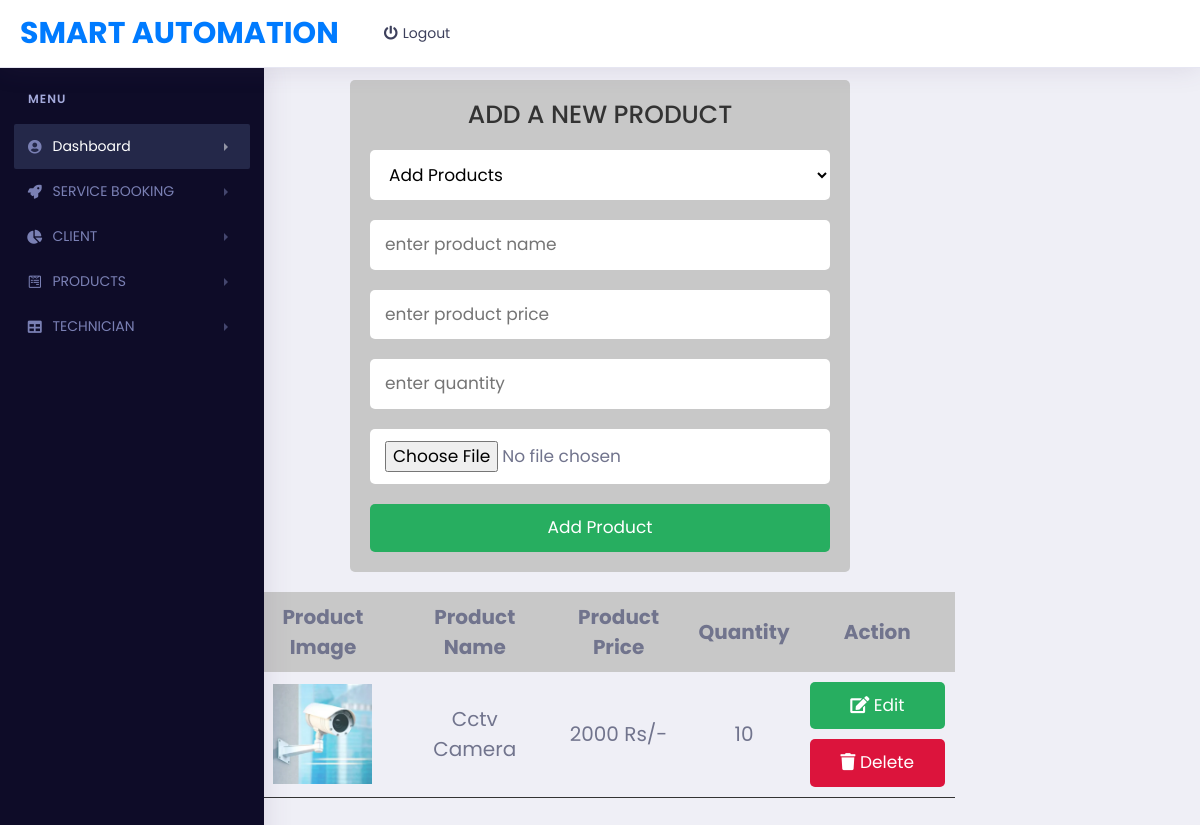
Page /auto_page.php on the committed database.
### tables this page shows
CREATE TABLE IF NOT EXISTS `auto` (
  `id` int NOT NULL AUTO_INCREMENT,
  `name` varchar(255) NOT NULL,
  `price` int NOT NULL,
  `quantity` int NOT NULL,
  `image` varchar(255) NOT NULL,
  PRIMARY KEY (`id`)
);

### auto_page.php (the view, shortened to what this page needs)
<?php
require("panel_new.php");
?>
<?php
$conn = mysqli_connect('localhost','root','','pure');
?>
<!DOCTYPE html>
<html lang="en">
<head>
   <link rel="stylesheet" href="https://cdnjs.cloudflare.com/ajax/libs/font-awesome/5.15.4/css/all.min.css">
   <link rel="stylesheet" href="admin.css">
</head>
<body>
<div class="container">
   <div class="admin-product-form-container">
      <form id="form" action="<?php $_SERVER['PHP_SELF'] ?>" method="post" enctype="multipart/form-data">
         <h3>add a new product</h3>
         <select id="myList" class="box">
									<option value="">Add Products</option>
								  </select>
         <input type="text" id="username" placeholder="enter product name" name="product_name" class="box">
         <input type="number" min="1" placeholder="enter product price" name="product_price" onkeyup="validNumber(this.value)" class="box">
         <input type="number" min="1" max="1000" placeholder="enter quantity" name="product_quantity" class="box">
         <input type="file" id="file"  onchange="return fileValidation()" name="product_image" class="box">
         <input type="submit" class="btn" name="add_product" value="add product">
      </form>
   </div>
   <?php
   $select = mysqli_query($conn, "SELECT * FROM auto");
   ?>
   <div class="product-display">
      <table class="product-display-table">
         <thead>
         <tr>
            <th>product image</th>
            <th>product name</th>
            <th>product price</th>
            <th>Quantity</th>
            <th>action</th>
         </tr>
         </thead>
         <?php while($row = mysqli_fetch_assoc($select)){ ?>
         <tr>
            <td><img src="uploaded_img/<?php echo $row['image']; ?>" height="100" alt=""></td>
            <td><?php echo $row['name']; ?></td>
            <td><?php echo $row['price']; ?> Rs/-</td>
            <td><?php echo $row['quantity']; ?></td>
            <td>
               <a href="auto_update.php?edit=<?php echo $row['id']; ?>" class="btn"> <i class="fas fa-edit"></i> edit </a>
               <a href="auto_page.php?delete=<?php echo $row['id']; ?>" class="btn" onclick="return confirm('Are you sure you want to delete');"> <i class="fas fa-trash"></i> delete </a>
            </td>
         </tr>
      <?php } ?>
      </table>
   </div>
</div>
</body>
</html>

### assets/libs/css/style.css (style rules this page uses)
body { font-family: 'Circular Std Book'; font-style: normal; font-weight: normal; font-size: 14px; color: #71748d; background-color: #efeff6; -webkit-font-smoothing: antialiased; }

### admin.css (style rules this page uses)
:root { --green:#27ae60; --black:#333; --white:#fff; --bg-color:#c8c8c8; --box-shadow:0 .5rem 1rem rgba(0,0,0,.1); --border:.1rem solid var(--black); }
* { font-family: 'Poppins', sans-serif; margin:0; padding:0; box-sizing: border-box; outline: none; border:none; text-decoration: none; text-transform: capitalize; }
html { font-size: 62.5%; overflow-x: hidden; }
.btn { display: block; width: 100%; cursor: pointer; border-radius: .5rem; margin-top: 1rem; font-size: 1.7rem; padding:1rem 3rem; background: var(--green); color:var(--white); text-align: center; }
.container { max-width: 750px; padding:2rem; margin:0 auto; }
.admin-product-form-container form { max-width: 50rem; margin:0 auto; padding:2rem; border-radius: .5rem; background: var(--bg-color); }
.admin-product-form-container form h3 { text-transform: uppercase; color:var(--black); margin-bottom: 1rem; text-align: center; font-size: 2.5rem; }
.admin-product-form-container form .box { width: 100%; border-radius: .5rem; padding:1.2rem 1.5rem; font-size: 1.7rem; margin:1rem 0; background: var(--white); text-transform: none; }
.product-display { margin:2rem 0; }
.product-display .product-display-table { width: 100%; text-align: center; }
.product-display .product-display-table thead { background: var(--bg-color); }
.product-display .product-display-table th { padding:1rem; font-size: 2rem; }
.product-display .product-display-table td { padding:1rem; font-size: 2rem; border-bottom: var(--border); }
.product-display .product-display-table .btn:first-child { margin-top: 0; }
.product-display .product-display-table .btn:last-child { background: crimson; }

### rows in the picture
auto: image (picture), name "Cctv Camera", price "2000", quantity "10"
